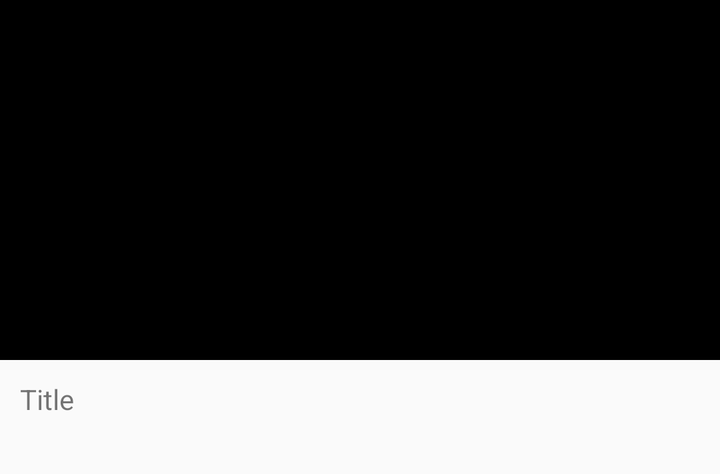
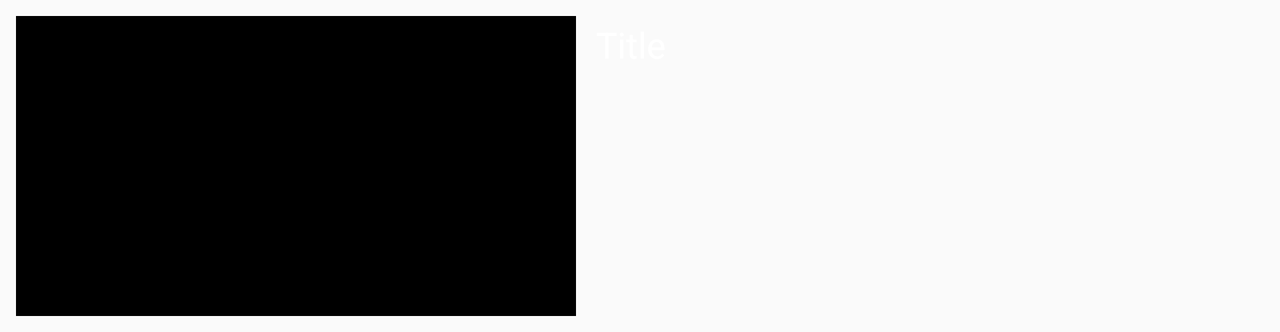

Two renders of one Android screen. The first uses the default layout on a phone; the second uses the alternative layout the repository ships for a different screen configuration, on a matching device. The two XML files are below.
<!-- AndroidManifest.xml: application theme AppTheme -->
<!-- res/layout/video_list_item.xml -->
<?xml version="1.0" encoding="utf-8"?>
<androidx.constraintlayout.widget.ConstraintLayout xmlns:android="http://schemas.android.com/apk/res/android"
    xmlns:app="http://schemas.android.com/apk/res-auto"
    xmlns:tools="http://schemas.android.com/tools"
    android:layout_width="match_parent"
    android:layout_height="wrap_content"
    android:layout_marginBottom="15dp"
    android:background="?attr/selectableItemBackground">

    <ImageView
        android:id="@+id/iv_thumb"
        android:layout_width="0dp"
        android:layout_height="180dp"
        android:contentDescription="@string/thumbnail"
        android:scaleType="centerCrop"
        app:layout_constraintEnd_toEndOf="parent"
        app:layout_constraintStart_toStartOf="parent"
        app:layout_constraintTop_toTopOf="parent"
        app:srcCompat="@android:drawable/screen_background_dark" />

    <LinearLayout
        android:layout_width="0dp"
        android:layout_height="wrap_content"
        android:orientation="vertical"
        android:padding="10dp"
        app:layout_constraintEnd_toEndOf="parent"
        app:layout_constraintStart_toStartOf="parent"
        app:layout_constraintTop_toBottomOf="@+id/iv_thumb">

        <TextView
            android:id="@+id/tv_title"
            android:layout_width="match_parent"
            android:layout_height="wrap_content"
            android:layout_marginBottom="3dp"
            android:textAppearance="@style/TextAppearance.AppCompat.Small"
            tools:text="Title" />

    </LinearLayout>

</androidx.constraintlayout.widget.ConstraintLayout>
<!-- resources referenced by this layout -->
<resources>
  <string name="thumbnail">Thumbnail</string>
  <style name="AppTheme" parent="Theme.AppCompat.Light.DarkActionBar">
          
          <item name="colorPrimary">@color/colorPrimary</item>
          <item name="colorPrimaryDark">@color/colorPrimaryDark</item>
          <item name="colorAccent">@color/colorAccent</item>
          <item name="android:navigationBarColor">@color/colorPrimaryDark</item>
      </style>
  <color name="colorPrimary">#2C2C2C</color>
  <color name="colorPrimaryDark">#212121</color>
  <color name="colorAccent">#FF0033</color>
</resources>
<!-- res/layout-land/video_list_item.xml (the repository's variant of the layout above) -->
<!-- drawn on the phone turned sideways -->
<?xml version="1.0" encoding="utf-8"?>
<androidx.constraintlayout.widget.ConstraintLayout xmlns:android="http://schemas.android.com/apk/res/android"
    xmlns:app="http://schemas.android.com/apk/res-auto"
    xmlns:tools="http://schemas.android.com/tools"
    android:layout_width="match_parent"
    android:layout_height="wrap_content"
    android:background="?attr/selectableItemBackground">

    <ImageView
        android:id="@+id/iv_thumb"
        android:layout_width="280dp"
        android:layout_height="150dp"
        android:layout_marginStart="8dp"
        android:layout_marginTop="8dp"
        android:layout_marginBottom="8dp"
        android:contentDescription="@string/thumbnail"
        android:scaleType="centerCrop"
        app:layout_constraintBottom_toBottomOf="parent"
        app:layout_constraintStart_toStartOf="parent"
        app:layout_constraintTop_toTopOf="parent"
        app:srcCompat="@android:drawable/screen_background_dark" />

    <LinearLayout
        android:id="@+id/linearLayout"
        android:layout_width="0dp"
        android:layout_height="wrap_content"
        android:orientation="vertical"
        android:padding="10dp"
        app:layout_constraintEnd_toEndOf="parent"
        app:layout_constraintStart_toEndOf="@+id/iv_thumb"
        app:layout_constraintTop_toTopOf="parent">

        <TextView
            android:id="@+id/tv_title"
            android:layout_width="match_parent"
            android:layout_height="wrap_content"
            android:layout_marginBottom="3dp"
            android:textAppearance="@style/TextAppearance.AppCompat.Medium"
            android:textColor="@android:color/primary_text_dark"
            tools:text="Title" />
    </LinearLayout>


</androidx.constraintlayout.widget.ConstraintLayout>
